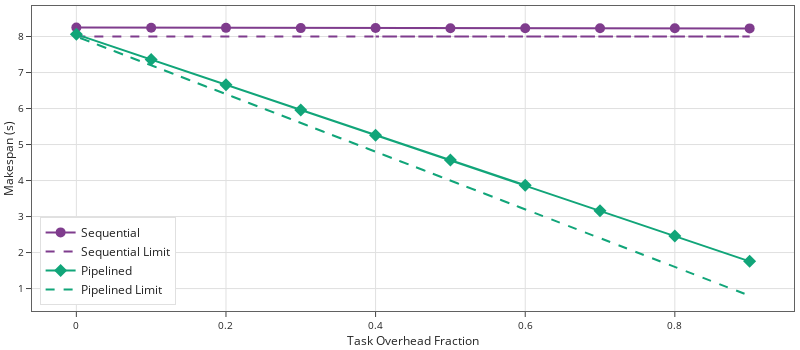
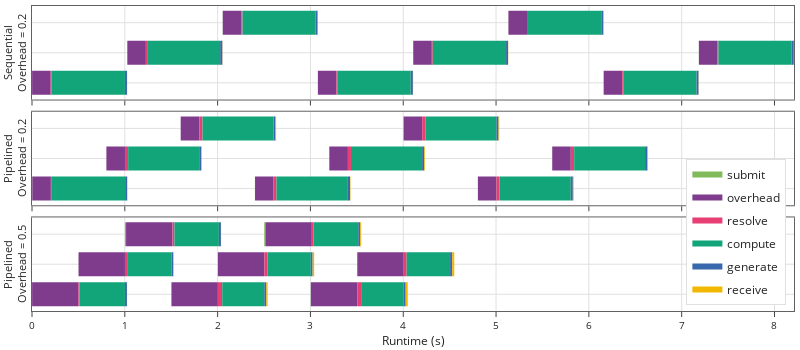

Notebook code for these charts, in order:
### Markdown cell above
## Alderaan Testing Run

### Code cell
data = load_data(
    '../data/alderaan/0-task-pipelining/task-pipelining-2024-03-07-14-20-08',
)

layout = dict(width=800, height=350)

trend_fig = create_trend_figure(data, layout)
timeline_fig = create_timeline_figure(data, layout)

trend_fig.show()
timeline_fig.show()

figure_dir = pathlib.Path('../figures/alderaan/')
figure_dir.mkdir(exist_ok=True)

trend_fig.write_image(figure_dir / '0-task-pipelining-trend.pdf')
timeline_fig.write_image(figure_dir / '0-task-pipelining-timeline.pdf')

### Figure 1 — Plotly figure (JSON) as saved in the notebook; plotly's stock layout.template omitted (floating-point values rounded to 4 significant figures)
{"data": [{"line": {"color": "rgb(127, 60, 141)"}, "marker": {"size": 10, "symbol": "circle"}, "mode": "lines+markers", "name": "Sequential", "type": "scatter", "x": [0, 0.5, 0.6, 0.7, 0.2, 0.1, 0.9, 0.8, 0.3, 0.4], "y": [8.25, 8.231, 8.228, 8.228, 8.24, 8.242, 8.225, 8.228, 8.234, 8.235]}, {"line": {"color": "rgb(127, 60, 141)", "dash": "dash"}, "mode": "lines", "name": "Sequential Limit", "type": "scatter", "x": [0, 0.5, 0.6, 0.7, 0.2, 0.1, 0.9, 0.8, 0.3, 0.4], "y": [8, 8, 8, 8, 8, 8, 8, 8, 8, 8]}, {"line": {"color": "rgb(17, 165, 121)"}, "marker": {"size": 10, "symbol": "diamond"}, "mode": "lines+markers", "name": "Pipelined", "type": "scatter", "x": [0.6, 0.5, 0.2, 0.3, 0.4, 0.7, 0.1, 0, 0.8, 0.9], "y": [3.868, 4.568, 6.657, 5.958, 5.258, 3.158, 7.359, 8.06, 2.459, 1.756]}, {"line": {"color": "rgb(17, 165, 121)", "dash": "dash"}, "mode": "lines", "name": "Pipelined Limit", "type": "scatter", "x": [0.6, 0.5, 0.2, 0.3, 0.4, 0.7, 0.1, 0, 0.8, 0.9], "y": [3.2, 4, 6.4, 5.6, 4.8, 2.4, 7.2, 8, 1.6, 0.8]}], "layout": {"height": 350, "legend": {"x": 0.01, "xanchor": "left", "y": 0.02, "yanchor": "bottom"}, "width": 800, "xaxis": {"autorange": true, "range": [-0.0593, 0.9593], "title": {"text": "Task Overhead Fraction"}, "type": "linear"}, "yaxis": {"autorange": true, "range": [0.3765, 8.847], "tickformat": ".0f", "title": {"text": "Makespan (s)"}, "type": "linear"}}}

### Figure 2 — Plotly figure (JSON) as saved in the notebook; plotly's stock layout.template omitted (floating-point values rounded to 4 significant figures)
{"data": [{"fill": "toself", "fillcolor": "rgb(128, 186, 90)", "hoverinfo": "name", "legendgroup": "rgb(128, 186, 90)", "mode": "none", "name": "submit", "showlegend": true, "type": "scatter", "x": [0, 0.001192, 0.001192, 0, 0, 1.026, 1.027, 1.027, 1.026, 1.026, 2.054, 2.055, 2.055, 2.054, 2.054, 3.079, 3.081, 3.081, 3.079, 3.079, 4.107, 4.108, 4.108, 4.107, 4.107, 5.132, 5.133, 5.133, 5.132, 5.132, 6.159, 6.16, 6.16, 6.159, 6.159, 7.184, 7.186, 7.186, 7.184], "xaxis": "x", "y": [1.6, 1.6, 2.4, 2.4, null, 0.6, 0.6, 1.4, 1.4, null, -0.4, -0.4, 0.4, 0.4, null, 1.6, 1.6, 2.4, 2.4, null, 0.6, 0.6, 1.4, 1.4, null, -0.4, -0.4, 0.4, 0.4, null, 1.6, 1.6, 2.4, 2.4, null, 0.6, 0.6, 1.4, 1.4], "yaxis": "y"}, {"fill": "toself", "fillcolor": "rgb(127, 60, 141)", "hoverinfo": "name", "legendgroup": "rgb(127, 60, 141)", "mode": "none", "name": "overhead", "showlegend": true, "type": "scatter", "x": [0.001192, 0.2013, 0.2013, 0.001192, 0.001192, 1.027, 1.227, 1.227, 1.027, 1.027, 2.055, 2.255, 2.255, 2.055, 2.055, 3.081, 3.281, 3.281, 3.081, 3.081, 4.108, 4.308, 4.308, 4.108, 4.108, 5.133, 5.333, 5.333, 5.133, 5.133, 6.16, 6.36, 6.36, 6.16, 6.16, 7.186, 7.386, 7.386, 7.186], "xaxis": "x", "y": [1.6, 1.6, 2.4, 2.4, null, 0.6, 0.6, 1.4, 1.4, null, -0.4, -0.4, 0.4, 0.4, null, 1.6, 1.6, 2.4, 2.4, null, 0.6, 0.6, 1.4, 1.4, null, -0.4, -0.4, 0.4, 0.4, null, 1.6, 1.6, 2.4, 2.4, null, 0.6, 0.6, 1.4, 1.4], "yaxis": "y"}, {"fill": "toself", "fillcolor": "rgb(231, 63, 116)", "hoverinfo": "name", "legendgroup": "rgb(231, 63, 116)", "mode": "none", "name": "resolve", "showlegend": true, "type": "scatter", "x": [0.2013, 0.2115, 0.2115, 0.2013, 0.2013, 1.227, 1.24, 1.24, 1.227, 1.227, 2.255, 2.268, 2.268, 2.255, 2.255, 3.281, 3.295, 3.295, 3.281, 3.281, 4.308, 4.318, 4.318, 4.308, 4.308, 5.333, 5.344, 5.344, 5.333, 5.333, 6.36, 6.371, 6.371, 6.36, 6.36, 7.386, 7.396, 7.396, 7.386], "xaxis": "x", "y": [1.6, 1.6, 2.4, 2.4, null, 0.6, 0.6, 1.4, 1.4, null, -0.4, -0.4, 0.4, 0.4, null, 1.6, 1.6, 2.4, 2.4, null, 0.6, 0.6, 1.4, 1.4, null, -0.4, -0.4, 0.4, 0.4, null, 1.6, 1.6, 2.4, 2.4, null, 0.6, 0.6, 1.4, 1.4], "yaxis": "y"}, {"fill": "toself", "fillcolor": "rgb(17, 165, 121)", "hoverinfo": "name", "legendgroup": "rgb(17, 165, 121)", "mode": "none", "name": "compute", "showlegend": true, "type": "scatter", "x": [0.2115, 1.001, 1.001, 0.2115, 0.2115, 1.24, 2.027, 2.027, 1.24, 1.24, 2.268, 3.055, 3.055, 2.268, 2.268, 3.295, 4.081, 4.081, 3.295, 3.295, 4.318, 5.108, 5.108, 4.318, 4.318, 5.344, 6.133, 6.133, 5.344, 5.344, 6.371, 7.16, 7.16, 6.371, 6.371, 7.396, 8.186, 8.186, 7.396], "xaxis": "x", "y": [1.6, 1.6, 2.4, 2.4, null, 0.6, 0.6, 1.4, 1.4, null, -0.4, -0.4, 0.4, 0.4, null, 1.6, 1.6, 2.4, 2.4, null, 0.6, 0.6, 1.4, 1.4, null, -0.4, -0.4, 0.4, 0.4, null, 1.6, 1.6, 2.4, 2.4, null, 0.6, 0.6, 1.4, 1.4], "yaxis": "y"}, {"fill": "toself", "fillcolor": "rgb(57, 105, 172)", "hoverinfo": "name", "legendgroup": "rgb(57, 105, 172)", "mode": "none", "name": "generate", "showlegend": true, "type": "scatter", "x": [1.001, 1.023, 1.023, 1.001, 1.001, 2.027, 2.051, 2.051, 2.027, 2.027, 3.055, 3.077, 3.077, 3.055, 3.055, 4.081, 4.104, 4.104, 4.081, 4.081, 5.108, 5.13, 5.13, 5.108, 5.108, 6.133, 6.156, 6.156, 6.133, 6.133, 7.16, 7.182, 7.182, 7.16, 7.16, 8.186, 8.208, 8.208, 8.186], "xaxis": "x", "y": [1.6, 1.6, 2.4, 2.4, null, 0.6, 0.6, 1.4, 1.4, null, -0.4, -0.4, 0.4, 0.4, null, 1.6, 1.6, 2.4, 2.4, null, 0.6, 0.6, 1.4, 1.4, null, -0.4, -0.4, 0.4, 0.4, null, 1.6, 1.6, 2.4, 2.4, null, 0.6, 0.6, 1.4, 1.4], "yaxis": "y"}, {"fill": "toself", "fillcolor": "rgb(242, 183, 1)", "hoverinfo": "name", "legendgroup": "rgb(242, 183, 1)", "mode": "none", "name": "receive", "showlegend": true, "type": "scatter", "x": [1.023, 1.025, 1.025, 1.023, 1.023, 2.051, 2.054, 2.054, 2.051, 2.051, 3.077, 3.079, 3.079, 3.077, 3.077, 4.104, 4.106, 4.106, 4.104, 4.104, 5.13, 5.132, 5.132, 5.13, 5.13, 6.156, 6.158, 6.158, 6.156, 6.156, 7.182, 7.184, 7.184, 7.182, 7.182, 8.208, 8.21, 8.21, 8.208], "xaxis": "x", "y": [1.6, 1.6, 2.4, 2.4, null, 0.6, 0.6, 1.4, 1.4, null, -0.4, -0.4, 0.4, 0.4, null, 1.6, 1.6, 2.4, 2.4, null, 0.6, 0.6, 1.4, 1.4, null, -0.4, -0.4, 0.4, 0.4, null, 1.6, 1.6, 2.4, 2.4, null, 0.6, 0.6, 1.4, 1.4], "yaxis": "y"}, {"legendgroup": "rgb(127, 60, 141)", "marker": {"color": "rgb(127, 60, 141)", "opacity": 0, "size": 1}, "mode": "markers", "name": "", "showlegend": false, "text": [null, null, null, null, null, null, null, null, null, null, null, null, null, null, null, null], "type": "scatter", "x": [0.001192, 0.2013, 1.027, 1.227, 2.055, 2.255, 3.081, 3.281, 4.108, 4.308, 5.133, 5.333, 6.16, 6.36, 7.186, 7.386], "xaxis": "x", "y": [2, 2, 1, 1, 0, 0, 2, 2, 1, 1, 0, 0, 2, 2, 1, 1], "yaxis": "y"}, {"legendgroup": "rgb(128, 186, 90)", "marker": {"color": "rgb(128, 186, 90)", "opacity": 0, "size": 1}, "mode": "markers", "name": "", "showlegend": false, "text": [null, null, null, null, null, null, null, null, null, null, null, null, null, null, null, null], "type": "scatter", "x": [0, 0.001192, 1.026, 1.027, 2.054, 2.055, 3.079, 3.081, 4.107, 4.108, 5.132, 5.133, 6.159, 6.16, 7.184, 7.186], "xaxis": "x", "y": [2, 2, 1, 1, 0, 0, 2, 2, 1, 1, 0, 0, 2, 2, 1, 1], "yaxis": "y"}, {"legendgroup": "rgb(17, 165, 121)", "marker": {"color": "rgb(17, 165, 121)", "opacity": 0, "size": 1}, "mode": "markers", "name": "", "showlegend": false, "text": [null, null, null, null, null, null, null, null, null, null, null, null, null, null, null, null], "type": "scatter", "x": [0.2115, 1.001, 1.24, 2.027, 2.268, 3.055, 3.295, 4.081, 4.318, 5.108, 5.344, 6.133, 6.371, 7.16, 7.396, 8.186], "xaxis": "x", "y": [2, 2, 1, 1, 0, 0, 2, 2, 1, 1, 0, 0, 2, 2, 1, 1], "yaxis": "y"}, {"legendgroup": "rgb(231, 63, 116)", "marker": {"color": "rgb(231, 63, 116)", "opacity": 0, "size": 1}, "mode": "markers", "name": "", "showlegend": false, "text": [null, null, null, null, null, null, null, null, null, null, null, null, null, null, null, null], "type": "scatter", "x": [0.2013, 0.2115, 1.227, 1.24, 2.255, 2.268, 3.281, 3.295, 4.308, 4.318, 5.333, 5.344, 6.36, 6.371, 7.386, 7.396], "xaxis": "x", "y": [2, 2, 1, 1, 0, 0, 2, 2, 1, 1, 0, 0, 2, 2, 1, 1], "yaxis": "y"}, {"legendgroup": "rgb(242, 183, 1)", "marker": {"color": "rgb(242, 183, 1)", "opacity": 0, "size": 1}, "mode": "markers", "name": "", "showlegend": false, "text": [null, null, null, null, null, null, null, null, null, null, null, null, null, null, null, null], "type": "scatter", "x": [1.023, 1.025, 2.051, 2.054, 3.077, 3.079, 4.104, 4.106, 5.13, 5.132, 6.156, 6.158, 7.182, 7.184, 8.208, 8.21], "xaxis": "x", "y": [2, 2, 1, 1, 0, 0, 2, 2, 1, 1, 0, 0, 2, 2, 1, 1], "yaxis": "y"}, {"legendgroup": "rgb(57, 105, 172)", "marker": {"color": "rgb(57, 105, 172)", "opacity": 0, "size": 1}, "mode": "markers", "name": "", "showlegend": false, "text": [null, null, null, null, null, null, null, null, null, null, null, null, null, null, null, null], "type": "scatter", "x": [1.001, 1.023, 2.027, 2.051, 3.055, 3.077, 4.081, 4.104, 5.108, 5.13, 6.133, 6.156, 7.16, 7.182, 8.186, 8.208], "xaxis": "x", "y": [2, 2, 1, 1, 0, 0, 2, 2, 1, 1, 0, 0, 2, 2, 1, 1], "yaxis": "y"}, {"fill": "toself", "fillcolor": "rgb(128, 186, 90)", "hoverinfo": "name", "legendgroup": "rgb(128, 186, 90)", "mode": "none", "name": "submit", "showlegend": false, "type": "scatter", "x": [0, 0.003229, 0.003229, 0, 0, 0.8007, 0.8017, 0.8017, 0.8007, 0.8007, 1.601, 1.602, 1.602, 1.601, 1.601, 2.402, 2.403, 2.403, 2.402, 2.402, 3.202, 3.204, 3.204, 3.202, 3.202, 4.003, 4.004, 4.004, 4.003, 4.003, 4.804, 4.805, 4.805, 4.804, 4.804, 5.604, 5.605, 5.605, 5.604], "xaxis": "x2", "y": [1.6, 1.6, 2.4, 2.4, null, 0.6, 0.6, 1.4, 1.4, null, -0.4, -0.4, 0.4, 0.4, null, 1.6, 1.6, 2.4, 2.4, null, 0.6, 0.6, 1.4, 1.4, null, -0.4, -0.4, 0.4, 0.4, null, 1.6, 1.6, 2.4, 2.4, null, 0.6, 0.6, 1.4, 1.4], "yaxis": "y2"}, {"fill": "toself", "fillcolor": "rgb(127, 60, 141)", "hoverinfo": "name", "legendgroup": "rgb(127, 60, 141)", "mode": "none", "name": "overhead", "showlegend": false, "type": "scatter", "x": [0.003229, 0.2033, 0.2033, 0.003229, 0.003229, 0.8017, 1.002, 1.002, 0.8017, 0.8017, 1.602, 1.802, 1.802, 1.602, 1.602, 2.403, 2.603, 2.603, 2.403, 2.403, 3.204, 3.404, 3.404, 3.204, 3.204, 4.004, 4.204, 4.204, 4.004, 4.004, 4.805, 5.005, 5.005, 4.805, 4.805, 5.605, 5.805, 5.805, 5.605], "xaxis": "x2", "y": [1.6, 1.6, 2.4, 2.4, null, 0.6, 0.6, 1.4, 1.4, null, -0.4, -0.4, 0.4, 0.4, null, 1.6, 1.6, 2.4, 2.4, null, 0.6, 0.6, 1.4, 1.4, null, -0.4, -0.4, 0.4, 0.4, null, 1.6, 1.6, 2.4, 2.4, null, 0.6, 0.6, 1.4, 1.4], "yaxis": "y2"}, {"fill": "toself", "fillcolor": "rgb(231, 63, 116)", "hoverinfo": "name", "legendgroup": "rgb(231, 63, 116)", "mode": "none", "name": "resolve", "showlegend": false, "type": "scatter", "x": [0.2033, 0.2139, 0.2139, 0.2033, 0.2033, 1.002, 1.036, 1.036, 1.002, 1.002, 1.802, 1.837, 1.837, 1.802, 1.802, 2.603, 2.634, 2.634, 2.603, 2.603, 3.404, 3.437, 3.437, 3.404, 3.404, 4.204, 4.239, 4.239, 4.204, 4.204, 5.005, 5.037, 5.037, 5.005, 5.005, 5.805, 5.842, 5.842, 5.805], "xaxis": "x2", "y": [1.6, 1.6, 2.4, 2.4, null, 0.6, 0.6, 1.4, 1.4, null, -0.4, -0.4, 0.4, 0.4, null, 1.6, 1.6, 2.4, 2.4, null, 0.6, 0.6, 1.4, 1.4, null, -0.4, -0.4, 0.4, 0.4, null, 1.6, 1.6, 2.4, 2.4, null, 0.6, 0.6, 1.4, 1.4], "yaxis": "y2"}, {"fill": "toself", "fillcolor": "rgb(17, 165, 121)", "hoverinfo": "name", "legendgroup": "rgb(17, 165, 121)", "mode": "none", "name": "compute", "showlegend": false, "type": "scatter", "x": [0.2139, 1.003, 1.003, 0.2139, 0.2139, 1.036, 1.802, 1.802, 1.036, 1.036, 1.837, 2.602, 2.602, 1.837, 1.837, 2.634, 3.403, 3.403, 2.634, 2.634, 3.437, 4.204, 4.204, 3.437, 3.437, 4.239, 5.004, 5.004, 4.239, 4.239, 5.037, 5.805, 5.805, 5.037, 5.037, 5.842, 6.605, 6.605, 5.842], "xaxis": "x2", "y": [1.6, 1.6, 2.4, 2.4, null, 0.6, 0.6, 1.4, 1.4, null, -0.4, -0.4, 0.4, 0.4, null, 1.6, 1.6, 2.4, 2.4, null, 0.6, 0.6, 1.4, 1.4, null, -0.4, -0.4, 0.4, 0.4, null, 1.6, 1.6, 2.4, 2.4, null, 0.6, 0.6, 1.4, 1.4], "yaxis": "y2"}, {"fill": "toself", "fillcolor": "rgb(57, 105, 172)", "hoverinfo": "name", "legendgroup": "rgb(57, 105, 172)", "mode": "none", "name": "generate", "showlegend": false, "type": "scatter", "x": [1.003, 1.025, 1.025, 1.003, 1.003, 1.802, 1.824, 1.824, 1.802, 1.802, 2.602, 2.624, 2.624, 2.602, 2.602, 3.403, 3.427, 3.427, 3.403, 3.403, 4.204, 4.225, 4.225, 4.204, 4.204, 5.004, 5.027, 5.027, 5.004, 5.004, 5.805, 5.827, 5.827, 5.805, 5.805, 6.605, 6.628, 6.628, 6.605], "xaxis": "x2", "y": [1.6, 1.6, 2.4, 2.4, null, 0.6, 0.6, 1.4, 1.4, null, -0.4, -0.4, 0.4, 0.4, null, 1.6, 1.6, 2.4, 2.4, null, 0.6, 0.6, 1.4, 1.4, null, -0.4, -0.4, 0.4, 0.4, null, 1.6, 1.6, 2.4, 2.4, null, 0.6, 0.6, 1.4, 1.4], "yaxis": "y2"}, {"fill": "toself", "fillcolor": "rgb(242, 183, 1)", "hoverinfo": "name", "legendgroup": "rgb(242, 183, 1)", "mode": "none", "name": "receive", "showlegend": false, "type": "scatter", "x": [1.025, 1.027, 1.027, 1.025, 1.025, 1.824, 1.829, 1.829, 1.824, 1.824, 2.624, 2.63, 2.63, 2.624, 2.624, 3.427, 3.432, 3.432, 3.427, 3.427, 4.225, 4.233, 4.233, 4.225, 4.225, 5.027, 5.035, 5.035, 5.027, 5.027, 5.827, 5.836, 5.836, 5.827, 5.827, 6.628, 6.638, 6.638, 6.628], "xaxis": "x2", "y": [1.6, 1.6, 2.4, 2.4, null, 0.6, 0.6, 1.4, 1.4, null, -0.4, -0.4, 0.4, 0.4, null, 1.6, 1.6, 2.4, 2.4, null, 0.6, 0.6, 1.4, 1.4, null, -0.4, -0.4, 0.4, 0.4, null, 1.6, 1.6, 2.4, 2.4, null, 0.6, 0.6, 1.4, 1.4], "yaxis": "y2"}, {"legendgroup": "rgb(127, 60, 141)", "marker": {"color": "rgb(127, 60, 141)", "opacity": 0, "size": 1}, "mode": "markers", "name": "", "showlegend": false, "text": [null, null, null, null, null, null, null, null, null, null, null, null, null, null, null, null], "type": "scatter", "x": [0.003229, 0.2033, 0.8017, 1.002, 1.602, 1.802, 2.403, 2.603, 3.204, 3.404, 4.004, 4.204, 4.805, 5.005, 5.605, 5.805], "xaxis": "x2", "y": [2, 2, 1, 1, 0, 0, 2, 2, 1, 1, 0, 0, 2, 2, 1, 1], "yaxis": "y2"}, {"legendgroup": "rgb(128, 186, 90)", "marker": {"color": "rgb(128, 186, 90)", "opacity": 0, "size": 1}, "mode": "markers", "name": "", "showlegend": false, "text": [null, null, null, null, null, null, null, null, null, null, null, null, null, null, null, null], "type": "scatter", "x": [0, 0.003229, 0.8007, 0.8017, 1.601, 1.602, 2.402, 2.403, 3.202, 3.204, 4.003, 4.004, 4.804, 4.805, 5.604, 5.605], "xaxis": "x2", "y": [2, 2, 1, 1, 0, 0, 2, 2, 1, 1, 0, 0, 2, 2, 1, 1], "yaxis": "y2"}, {"legendgroup": "rgb(17, 165, 121)", "marker": {"color": "rgb(17, 165, 121)", "opacity": 0, "size": 1}, "mode": "markers", "name": "", "showlegend": false, "text": [null, null, null, null, null, null, null, null, null, null, null, null, null, null, null, null], "type": "scatter", "x": [0.2139, 1.003, 1.036, 1.802, 1.837, 2.602, 2.634, 3.403, 3.437, 4.204, 4.239, 5.004, 5.037, 5.805, 5.842, 6.605], "xaxis": "x2", "y": [2, 2, 1, 1, 0, 0, 2, 2, 1, 1, 0, 0, 2, 2, 1, 1], "yaxis": "y2"}, {"legendgroup": "rgb(231, 63, 116)", "marker": {"color": "rgb(231, 63, 116)", "opacity": 0, "size": 1}, "mode": "markers", "name": "", "showlegend": false, "text": [null, null, null, null, null, null, null, null, null, null, null, null, null, null, null, null], "type": "scatter", "x": [0.2033, 0.2139, 1.002, 1.036, 1.802, 1.837, 2.603, 2.634, 3.404, 3.437, 4.204, 4.239, 5.005, 5.037, 5.805, 5.842], "xaxis": "x2", "y": [2, 2, 1, 1, 0, 0, 2, 2, 1, 1, 0, 0, 2, 2, 1, 1], "yaxis": "y2"}, {"legendgroup": "rgb(242, 183, 1)", "marker": {"color": "rgb(242, 183, 1)", "opacity": 0, "size": 1}, "mode": "markers", "name": "", "showlegend": false, "text": [null, null, null, null, null, null, null, null, null, null, null, null, null, null, null, null], "type": "scatter", "x": [1.025, 1.027, 1.824, 1.829, 2.624, 2.63, 3.427, 3.432, 4.225, 4.233, 5.027, 5.035, 5.827, 5.836, 6.628, 6.638], "xaxis": "x2", "y": [2, 2, 1, 1, 0, 0, 2, 2, 1, 1, 0, 0, 2, 2, 1, 1], "yaxis": "y2"}, {"legendgroup": "rgb(57, 105, 172)", "marker": {"color": "rgb(57, 105, 172)", "opacity": 0, "size": 1}, "mode": "markers", "name": "", "showlegend": false, "text": [null, null, null, null, null, null, null, null, null, null, null, null, null, null, null, null], "type": "scatter", "x": [1.003, 1.025, 1.802, 1.824, 2.602, 2.624, 3.403, 3.427, 4.204, 4.225, 5.004, 5.027, 5.805, 5.827, 6.605, 6.628], "xaxis": "x2", "y": [2, 2, 1, 1, 0, 0, 2, 2, 1, 1, 0, 0, 2, 2, 1, 1], "yaxis": "y2"}, {"fill": "toself", "fillcolor": "rgb(128, 186, 90)", "hoverinfo": "name", "legendgroup": "rgb(128, 186, 90)", "mode": "none", "name": "submit", "showlegend": false, "type": "scatter", "x": [0, 0.001209, 0.001209, 0, 0, 0.5005, 0.5015, 0.5015, 0.5005, 0.5005, 1.001, 1.013, 1.013, 1.001, 1.001, 1.501, 1.503, 1.503, 1.501, 1.501, 2.002, 2.003, 2.003, 2.002, 2.002, 2.503, 2.515, 2.515, 2.503, 2.503, 3.003, 3.004, 3.004, 3.003, 3.003, 3.504, 3.505, 3.505, 3.504], "xaxis": "x3", "y": [1.6, 1.6, 2.4, 2.4, null, 0.6, 0.6, 1.4, 1.4, null, -0.4, -0.4, 0.4, 0.4, null, 1.6, 1.6, 2.4, 2.4, null, 0.6, 0.6, 1.4, 1.4, null, -0.4, -0.4, 0.4, 0.4, null, 1.6, 1.6, 2.4, 2.4, null, 0.6, 0.6, 1.4, 1.4], "yaxis": "y3"}, {"fill": "toself", "fillcolor": "rgb(127, 60, 141)", "hoverinfo": "name", "legendgroup": "rgb(127, 60, 141)", "mode": "none", "name": "overhead", "showlegend": false, "type": "scatter", "x": [0.001209, 0.5013, 0.5013, 0.001209, 0.001209, 0.5015, 1.002, 1.002, 0.5015, 0.5015, 1.013, 1.513, 1.513, 1.013, 1.013, 1.503, 2.003, 2.003, 1.503, 1.503, 2.003, 2.503, 2.503, 2.003, 2.003, 2.515, 3.015, 3.015, 2.515, 2.515, 3.004, 3.504, 3.504, 3.004, 3.004, 3.505, 4.005, 4.005, 3.505], "xaxis": "x3", "y": [1.6, 1.6, 2.4, 2.4, null, 0.6, 0.6, 1.4, 1.4, null, -0.4, -0.4, 0.4, 0.4, null, 1.6, 1.6, 2.4, 2.4, null, 0.6, 0.6, 1.4, 1.4, null, -0.4, -0.4, 0.4, 0.4, null, 1.6, 1.6, 2.4, 2.4, null, 0.6, 0.6, 1.4, 1.4], "yaxis": "y3"}, {"fill": "toself", "fillcolor": "rgb(231, 63, 116)", "hoverinfo": "name", "legendgroup": "rgb(231, 63, 116)", "mode": "none", "name": "resolve", "showlegend": false, "type": "scatter", "x": [0.5013, 0.512, 0.512, 0.5013, 0.5013, 1.002, 1.033, 1.033, 1.002, 1.002, 1.513, 1.535, 1.535, 1.513, 1.513, 2.003, 2.05, 2.05, 2.003, 2.003, 2.503, 2.537, 2.537, 2.503, 2.503, 3.015, 3.033, 3.033, 3.015, 3.015, 3.504, 3.547, 3.547, 3.504, 3.504, 4.005, 4.037, 4.037, 4.005], "xaxis": "x3", "y": [1.6, 1.6, 2.4, 2.4, null, 0.6, 0.6, 1.4, 1.4, null, -0.4, -0.4, 0.4, 0.4, null, 1.6, 1.6, 2.4, 2.4, null, 0.6, 0.6, 1.4, 1.4, null, -0.4, -0.4, 0.4, 0.4, null, 1.6, 1.6, 2.4, 2.4, null, 0.6, 0.6, 1.4, 1.4], "yaxis": "y3"}, {"fill": "toself", "fillcolor": "rgb(17, 165, 121)", "hoverinfo": "name", "legendgroup": "rgb(17, 165, 121)", "mode": "none", "name": "compute", "showlegend": false, "type": "scatter", "x": [0.512, 1.001, 1.001, 0.512, 0.512, 1.033, 1.502, 1.502, 1.033, 1.033, 1.535, 2.014, 2.014, 1.535, 1.535, 2.05, 2.503, 2.503, 2.05, 2.05, 2.537, 3.003, 3.003, 2.537, 2.537, 3.033, 3.515, 3.515, 3.033, 3.033, 3.547, 4.005, 4.005, 3.547, 3.547, 4.037, 4.505, 4.505, 4.037], "xaxis": "x3", "y": [1.6, 1.6, 2.4, 2.4, null, 0.6, 0.6, 1.4, 1.4, null, -0.4, -0.4, 0.4, 0.4, null, 1.6, 1.6, 2.4, 2.4, null, 0.6, 0.6, 1.4, 1.4, null, -0.4, -0.4, 0.4, 0.4, null, 1.6, 1.6, 2.4, 2.4, null, 0.6, 0.6, 1.4, 1.4], "yaxis": "y3"}, {"fill": "toself", "fillcolor": "rgb(57, 105, 172)", "hoverinfo": "name", "legendgroup": "rgb(57, 105, 172)", "mode": "none", "name": "generate", "showlegend": false, "type": "scatter", "x": [1.001, 1.023, 1.023, 1.001, 1.001, 1.502, 1.522, 1.522, 1.502, 1.502, 2.014, 2.036, 2.036, 2.014, 2.014, 2.503, 2.524, 2.524, 2.503, 2.503, 3.003, 3.023, 3.023, 3.003, 3.003, 3.515, 3.536, 3.536, 3.515, 3.515, 4.005, 4.026, 4.026, 4.005, 4.005, 4.505, 4.527, 4.527, 4.505], "xaxis": "x3", "y": [1.6, 1.6, 2.4, 2.4, null, 0.6, 0.6, 1.4, 1.4, null, -0.4, -0.4, 0.4, 0.4, null, 1.6, 1.6, 2.4, 2.4, null, 0.6, 0.6, 1.4, 1.4, null, -0.4, -0.4, 0.4, 0.4, null, 1.6, 1.6, 2.4, 2.4, null, 0.6, 0.6, 1.4, 1.4], "yaxis": "y3"}, {"fill": "toself", "fillcolor": "rgb(242, 183, 1)", "hoverinfo": "name", "legendgroup": "rgb(242, 183, 1)", "mode": "none", "name": "receive", "showlegend": false, "type": "scatter", "x": [1.023, 1.025, 1.025, 1.023, 1.023, 1.522, 1.526, 1.526, 1.522, 1.522, 2.036, 2.037, 2.037, 2.036, 2.036, 2.524, 2.539, 2.539, 2.524, 2.524, 3.023, 3.04, 3.04, 3.023, 3.023, 3.536, 3.547, 3.547, 3.536, 3.536, 4.026, 4.048, 4.048, 4.026, 4.026, 4.527, 4.55, 4.55, 4.527], "xaxis": "x3", "y": [1.6, 1.6, 2.4, 2.4, null, 0.6, 0.6, 1.4, 1.4, null, -0.4, -0.4, 0.4, 0.4, null, 1.6, 1.6, 2.4, 2.4, null, 0.6, 0.6, 1.4, 1.4, null, -0.4, -0.4, 0.4, 0.4, null, 1.6, 1.6, 2.4, 2.4, null, 0.6, 0.6, 1.4, 1.4], "yaxis": "y3"}, {"legendgroup": "rgb(127, 60, 141)", "marker": {"color": "rgb(127, 60, 141)", "opacity": 0, "size": 1}, "mode": "markers", "name": "", "showlegend": false, "text": [null, null, null, null, null, null, null, null, null, null, null, null, null, null, null, null], "type": "scatter", "x": [0.001209, 0.5013, 0.5015, 1.002, 1.013, 1.513, 1.503, 2.003, 2.003, 2.503, 2.515, 3.015, 3.004, 3.504, 3.505, 4.005], "xaxis": "x3", "y": [2, 2, 1, 1, 0, 0, 2, 2, 1, 1, 0, 0, 2, 2, 1, 1], "yaxis": "y3"}, {"legendgroup": "rgb(128, 186, 90)", "marker": {"color": "rgb(128, 186, 90)", "opacity": 0, "size": 1}, "mode": "markers", "name": "", "showlegend": false, "text": [null, null, null, null, null, null, null, null, null, null, null, null, null, null, null, null], "type": "scatter", "x": [0, 0.001209, 0.5005, 0.5015, 1.001, 1.013, 1.501, 1.503, 2.002, 2.003, 2.503, 2.515, 3.003, 3.004, 3.504, 3.505], "xaxis": "x3", "y": [2, 2, 1, 1, 0, 0, 2, 2, 1, 1, 0, 0, 2, 2, 1, 1], "yaxis": "y3"}, {"legendgroup": "rgb(17, 165, 121)", "marker": {"color": "rgb(17, 165, 121)", "opacity": 0, "size": 1}, "mode": "markers", "name": "", "showlegend": false, "text": [null, null, null, null, null, null, null, null, null, null, null, null, null, null, null, null], "type": "scatter", "x": [0.512, 1.001, 1.033, 1.502, 1.535, 2.014, 2.05, 2.503, 2.537, 3.003, 3.033, 3.515, 3.547, 4.005, 4.037, 4.505], "xaxis": "x3", "y": [2, 2, 1, 1, 0, 0, 2, 2, 1, 1, 0, 0, 2, 2, 1, 1], "yaxis": "y3"}, {"legendgroup": "rgb(231, 63, 116)", "marker": {"color": "rgb(231, 63, 116)", "opacity": 0, "size": 1}, "mode": "markers", "name": "", "showlegend": false, "text": [null, null, null, null, null, null, null, null, null, null, null, null, null, null, null, null], "type": "scatter", "x": [0.5013, 0.512, 1.002, 1.033, 1.513, 1.535, 2.003, 2.05, 2.503, 2.537, 3.015, 3.033, 3.504, 3.547, 4.005, 4.037], "xaxis": "x3", "y": [2, 2, 1, 1, 0, 0, 2, 2, 1, 1, 0, 0, 2, 2, 1, 1], "yaxis": "y3"}, {"legendgroup": "rgb(242, 183, 1)", "marker": {"color": "rgb(242, 183, 1)", "opacity": 0, "size": 1}, "mode": "markers", "name": "", "showlegend": false, "text": [null, null, null, null, null, null, null, null, null, null, null, null, null, null, null, null], "type": "scatter", "x": [1.023, 1.025, 1.522, 1.526, 2.036, 2.037, 2.524, 2.539, 3.023, 3.04, 3.536, 3.547, 4.026, 4.048, 4.527, 4.55], "xaxis": "x3", "y": [2, 2, 1, 1, 0, 0, 2, 2, 1, 1, 0, 0, 2, 2, 1, 1], "yaxis": "y3"}, {"legendgroup": "rgb(57, 105, 172)", "marker": {"color": "rgb(57, 105, 172)", "opacity": 0, "size": 1}, "mode": "markers", "name": "", "showlegend": false, "text": [null, null, null, null, null, null, null, null, null, null, null, null, null, null, null, null], "type": "scatter", "x": [1.001, 1.023, 1.502, 1.522, 2.014, 2.036, 2.503, 2.524, 3.003, 3.023, 3.515, 3.536, 4.005, 4.026, 4.505, 4.527], "xaxis": "x3", "y": [2, 2, 1, 1, 0, 0, 2, 2, 1, 1, 0, 0, 2, 2, 1, 1], "yaxis": "y3"}], "layout": {"height": 350, "legend": {"tracegroupgap": 4, "x": 0.99, "xanchor": "right", "y": 0.02, "yanchor": "bottom"}, "width": 800, "xaxis": {"anchor": "y", "domain": [0, 1], "matches": "x3", "showticklabels": false, "type": "linear"}, "xaxis2": {"anchor": "y2", "domain": [0, 1], "matches": "x3", "showticklabels": false, "type": "linear"}, "xaxis3": {"anchor": "y3", "domain": [0, 1], "range": [0, 8.21], "title": {"text": "Runtime (s)"}, "type": "linear"}, "yaxis": {"anchor": "x", "autorange": true, "domain": [0.6933, 1], "range": [2.556, -0.5556], "showticklabels": false, "ticks": "", "title": {"font": {"size": 11}, "text": "Sequential<br>Overhead = 0.2"}, "type": "linear"}, "yaxis2": {"anchor": "x2", "autorange": true, "domain": [0.3467, 0.6533], "range": [2.556, -0.5556], "showticklabels": false, "ticks": "", "title": {"font": {"size": 11}, "text": "Pipelined<br>Overhead = 0.2"}, "type": "linear"}, "yaxis3": {"anchor": "x3", "autorange": true, "domain": [0, 0.3067], "range": [2.556, -0.5556], "showticklabels": false, "ticks": "", "title": {"font": {"size": 11}, "text": "Pipelined<br>Overhead = 0.5"}, "type": "linear"}}}
